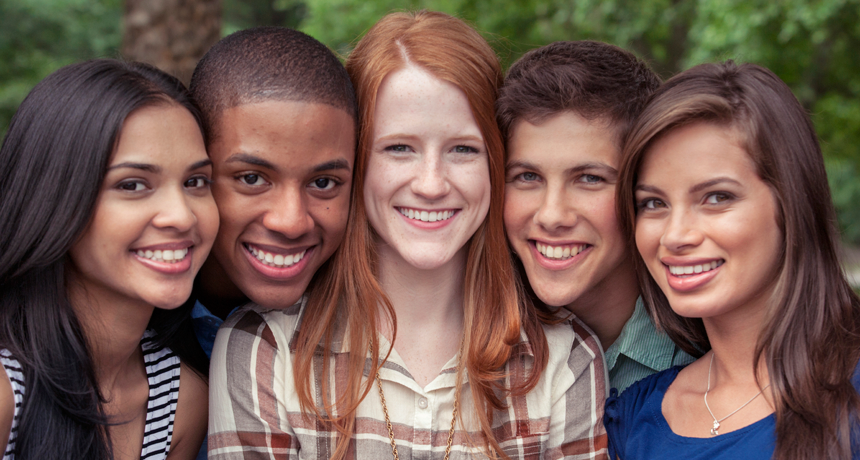
#> input picture PHOTO.png, 860 x 460 px
$ python rst.py
#> lines starting #> are read from the running program, lines starting #| are printed output that depends on the picture
import cv2
import numpy as np
image = cv2.imread('PHOTO.png')
#> image is the input picture: shape (460, 860, 3); mean B, G, R 82.2, 90.8, 116.5
height, width = image.shape[:2]
#> height = 460; width = 860
angle = 45
scalex_y = 1.5
txy = 50
cv2.imshow("Original", image)
rotmat = cv2.getRotationMatrix2D((width//2,height//2),angle,1)
cv2.imshow("Rotated",cv2.warpAffine(image, rotmat,(width,height)))
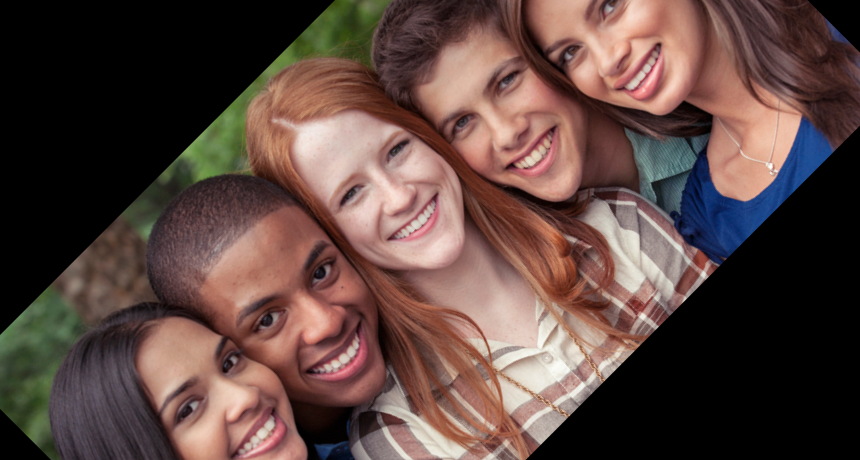
#> window 'Rotated': shape (460, 860, 3); mean B, G, R 64.3, 70, 92.1
cv2.imshow("Scaled",cv2.resize(image,fx=scalex_y, fy=scalex_y,dsize=None))
tmat = np.float32([[1,0,txy],[0,1,txy]])
cv2.imshow("Translated",cv2.warpAffine(image, tmat,(width,height)))
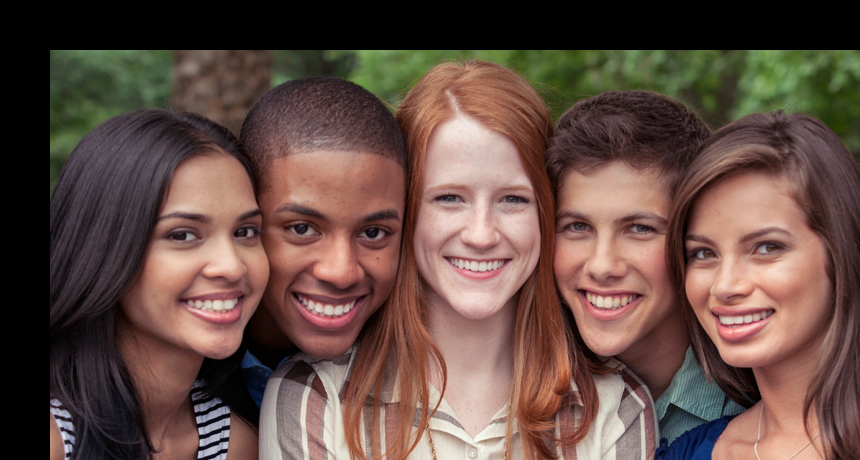
#> window 'Translated': shape (460, 860, 3); mean B, G, R 68.7, 77, 100.5
cv2.waitKey(0)
cv2.destroyAllWindows()
